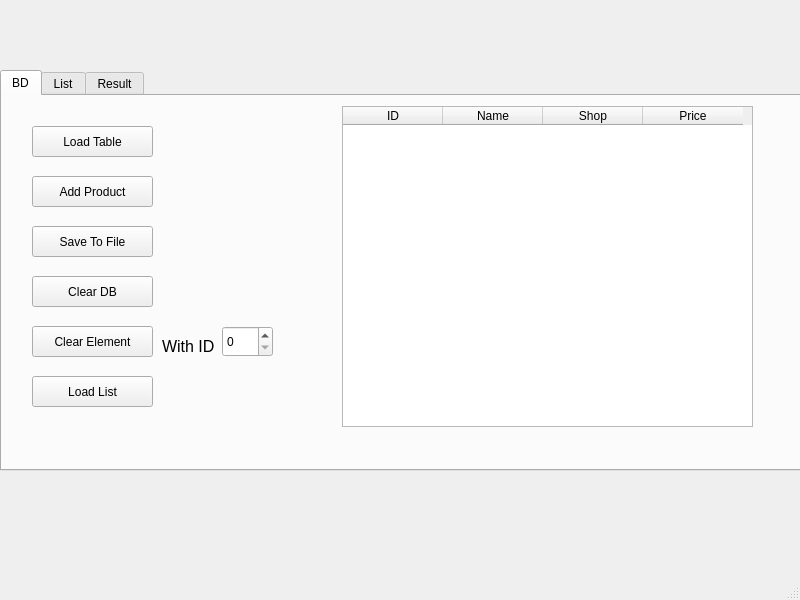
<?xml version="1.0" encoding="UTF-8"?>
<ui version="4.0">
 <class>MainWindow</class>
 <widget class="QMainWindow" name="MainWindow">
  <property name="geometry">
   <rect>
    <x>0</x>
    <y>0</y>
    <width>800</width>
    <height>600</height>
   </rect>
  </property>
  <property name="windowTitle">
   <string>MainWindow</string>
  </property>
  <widget class="QWidget" name="centralwidget">
   <widget class="QTabWidget" name="tabWidget">
    <property name="geometry">
     <rect>
      <x>0</x>
      <y>70</y>
      <width>811</width>
      <height>401</height>
     </rect>
    </property>
    <property name="currentIndex">
     <number>0</number>
    </property>
    <widget class="QWidget" name="tab">
     <attribute name="title">
      <string>BD</string>
     </attribute>
     <widget class="QTableWidget" name="tableWidget">
      <property name="geometry">
       <rect>
        <x>340</x>
        <y>10</y>
        <width>411</width>
        <height>321</height>
       </rect>
      </property>
      <column>
       <property name="text">
        <string>ID</string>
       </property>
      </column>
      <column>
       <property name="text">
        <string>Name</string>
       </property>
      </column>
      <column>
       <property name="text">
        <string>Shop</string>
       </property>
      </column>
      <column>
       <property name="text">
        <string>Price</string>
       </property>
      </column>
     </widget>
     <widget class="QPushButton" name="pushButton">
      <property name="geometry">
       <rect>
        <x>30</x>
        <y>30</y>
        <width>121</width>
        <height>31</height>
       </rect>
      </property>
      <property name="text">
       <string>Load Table</string>
      </property>
     </widget>
     <widget class="QPushButton" name="pushButton_2">
      <property name="geometry">
       <rect>
        <x>30</x>
        <y>80</y>
        <width>121</width>
        <height>31</height>
       </rect>
      </property>
      <property name="text">
       <string>Add Product</string>
      </property>
     </widget>
     <widget class="QPushButton" name="pushButton_4">
      <property name="geometry">
       <rect>
        <x>30</x>
        <y>180</y>
        <width>121</width>
        <height>31</height>
       </rect>
      </property>
      <property name="text">
       <string>Clear DB</string>
      </property>
     </widget>
     <widget class="QPushButton" name="pushButton_3">
      <property name="geometry">
       <rect>
        <x>30</x>
        <y>130</y>
        <width>121</width>
        <height>31</height>
       </rect>
      </property>
      <property name="text">
       <string>Save To File</string>
      </property>
     </widget>
     <widget class="QPushButton" name="pushButton_5">
      <property name="geometry">
       <rect>
        <x>30</x>
        <y>230</y>
        <width>121</width>
        <height>31</height>
       </rect>
      </property>
      <property name="text">
       <string>Clear Element</string>
      </property>
     </widget>
     <widget class="QSpinBox" name="spinBox">
      <property name="geometry">
       <rect>
        <x>220</x>
        <y>230</y>
        <width>51</width>
        <height>31</height>
       </rect>
      </property>
     </widget>
     <widget class="QPushButton" name="pushButton_12">
      <property name="geometry">
       <rect>
        <x>30</x>
        <y>280</y>
        <width>121</width>
        <height>31</height>
       </rect>
      </property>
      <property name="text">
       <string>Load List</string>
      </property>
     </widget>
     <widget class="QLabel" name="label_5">
      <property name="geometry">
       <rect>
        <x>160</x>
        <y>240</y>
        <width>61</width>
        <height>20</height>
       </rect>
      </property>
      <property name="font">
       <font>
        <pointsize>12</pointsize>
       </font>
      </property>
      <property name="text">
       <string>With ID</string>
      </property>
     </widget>
    </widget>
    <widget class="QWidget" name="List">
     <attribute name="title">
      <string>List</string>
     </attribute>
     <widget class="QPushButton" name="pushButton_6">
      <property name="geometry">
       <rect>
        <x>30</x>
        <y>80</y>
        <width>121</width>
        <height>31</height>
       </rect>
      </property>
      <property name="text">
       <string>Add Product</string>
      </property>
     </widget>
     <widget class="QTextEdit" name="textEdit">
      <property name="geometry">
       <rect>
        <x>180</x>
        <y>80</y>
        <width>131</width>
        <height>31</height>
       </rect>
      </property>
     </widget>
     <widget class="QLabel" name="label">
      <property name="geometry">
       <rect>
        <x>530</x>
        <y>10</y>
        <width>101</width>
        <height>17</height>
       </rect>
      </property>
      <property name="text">
       <string>What To Buy</string>
      </property>
     </widget>
     <widget class="QPushButton" name="pushButton_7">
      <property name="geometry">
       <rect>
        <x>30</x>
        <y>230</y>
        <width>121</width>
        <height>31</height>
       </rect>
      </property>
      <property name="text">
       <string>Delete Product</string>
      </property>
     </widget>
     <widget class="QTableWidget" name="tableWidget_2">
      <property name="geometry">
       <rect>
        <x>480</x>
        <y>30</y>
        <width>211</width>
        <height>192</height>
       </rect>
      </property>
      <column>
       <property name="text">
        <string>Products</string>
       </property>
      </column>
     </widget>
     <widget class="QSpinBox" name="spinBox_2">
      <property name="geometry">
       <rect>
        <x>180</x>
        <y>230</y>
        <width>131</width>
        <height>31</height>
       </rect>
      </property>
     </widget>
     <widget class="QPushButton" name="pushButton_8">
      <property name="geometry">
       <rect>
        <x>30</x>
        <y>30</y>
        <width>121</width>
        <height>31</height>
       </rect>
      </property>
      <property name="text">
       <string>Load List</string>
      </property>
     </widget>
     <widget class="QPushButton" name="pushButton_10">
      <property name="geometry">
       <rect>
        <x>30</x>
        <y>130</y>
        <width>121</width>
        <height>31</height>
       </rect>
      </property>
      <property name="text">
       <string> Save List To File</string>
      </property>
     </widget>
     <widget class="QPushButton" name="pushButton_11">
      <property name="geometry">
       <rect>
        <x>30</x>
        <y>180</y>
        <width>121</width>
        <height>31</height>
       </rect>
      </property>
      <property name="text">
       <string>Clear List</string>
      </property>
     </widget>
    </widget>
    <widget class="QWidget" name="tab_3">
     <attribute name="title">
      <string>Result</string>
     </attribute>
     <widget class="QPushButton" name="pushButton_9">
      <property name="geometry">
       <rect>
        <x>30</x>
        <y>30</y>
        <width>121</width>
        <height>31</height>
       </rect>
      </property>
      <property name="text">
       <string>Calculate</string>
      </property>
     </widget>
     <widget class="QLabel" name="label_2">
      <property name="geometry">
       <rect>
        <x>300</x>
        <y>40</y>
        <width>111</width>
        <height>17</height>
       </rect>
      </property>
      <property name="text">
       <string>Avaliable Shops</string>
      </property>
     </widget>
     <widget class="QListWidget" name="listWidget">
      <property name="geometry">
       <rect>
        <x>425</x>
        <y>30</y>
        <width>351</width>
        <height>141</height>
       </rect>
      </property>
     </widget>
     <widget class="QLabel" name="label_3">
      <property name="geometry">
       <rect>
        <x>300</x>
        <y>210</y>
        <width>111</width>
        <height>17</height>
       </rect>
      </property>
      <property name="text">
       <string>Minimum Price</string>
      </property>
     </widget>
     <widget class="QLabel" name="label_4">
      <property name="geometry">
       <rect>
        <x>520</x>
        <y>210</y>
        <width>81</width>
        <height>17</height>
       </rect>
      </property>
      <property name="text">
       <string>In The Shop</string>
      </property>
     </widget>
     <widget class="QListWidget" name="listWidget_2">
      <property name="geometry">
       <rect>
        <x>420</x>
        <y>200</y>
        <width>81</width>
        <height>31</height>
       </rect>
      </property>
     </widget>
     <widget class="QListWidget" name="listWidget_3">
      <property name="geometry">
       <rect>
        <x>610</x>
        <y>200</y>
        <width>81</width>
        <height>31</height>
       </rect>
      </property>
     </widget>
    </widget>
   </widget>
  </widget>
  <widget class="QMenuBar" name="menubar">
   <property name="geometry">
    <rect>
     <x>0</x>
     <y>0</y>
     <width>800</width>
     <height>22</height>
    </rect>
   </property>
  </widget>
  <widget class="QStatusBar" name="statusbar"/>
 </widget>
 <resources/>
 <connections/>
</ui>
